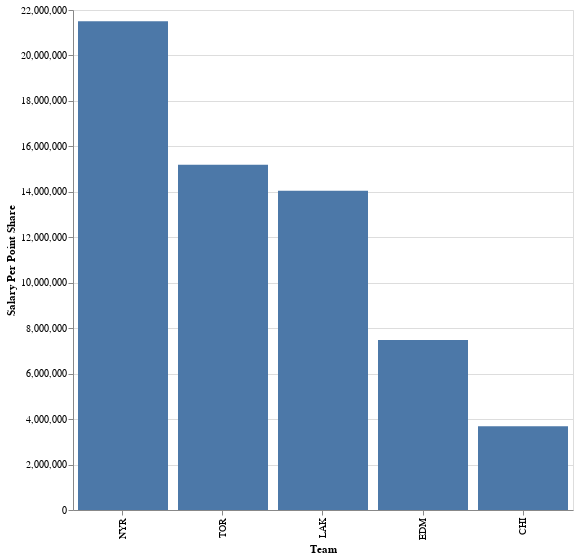

Write notebook code for a chart like this one.
### Code cell
#hide_input

alt.Chart(BaseStatsSalary_aggregated).mark_bar().encode(
    x=alt.X('Tm_x', sort=alt.EncodingSortField(field="Salary Per Point Share", order='descending') , axis=alt.Axis(title='Team')),
    y=alt.Y('Salary Per Point Share')
).properties(
    width=500,
    height=500
)

### Figure 1 — Vega-Lite specification as saved in the notebook (floating-point values rounded to 4 significant figures)
{"config": {"view": {"continuousWidth": 400, "continuousHeight": 300}}, "data": {"name": "data-68da547cd4a1dd6008ebcf1e7e014777"}, "mark": "bar", "encoding": {"x": {"type": "nominal", "axis": {"title": "Team"}, "field": "Tm_x", "sort": {"field": "Salary Per Point Share", "order": "descending"}}, "y": {"type": "quantitative", "field": "Salary Per Point Share"}}, "height": 500, "width": 500, "$schema": "https://vega.github.io/schema/vega-lite/v4.8.1.json", "datasets": {"data-68da547cd4a1dd6008ebcf1e7e014777": [{"Tm_x": "CHI", "Salary": 7000000.0, "Salary Per Point Share": 3684000.0, "G": 6, "A": 11}, {"Tm_x": "EDM", "Salary": 23000000.0, "Salary Per Point Share": 7479000.0, "G": 17, "A": 35}, {"Tm_x": "LAK", "Salary": 18000000.0, "Salary Per Point Share": 14050000.0, "G": 6, "A": 17}, {"Tm_x": "NYR", "Salary": 23000000.0, "Salary Per Point Share": 21510000.0, "G": 5, "A": 12}, {"Tm_x": "TOR", "Salary": 27900000.0, "Salary Per Point Share": 15200000.0, "G": 16, "A": 11}]}}
